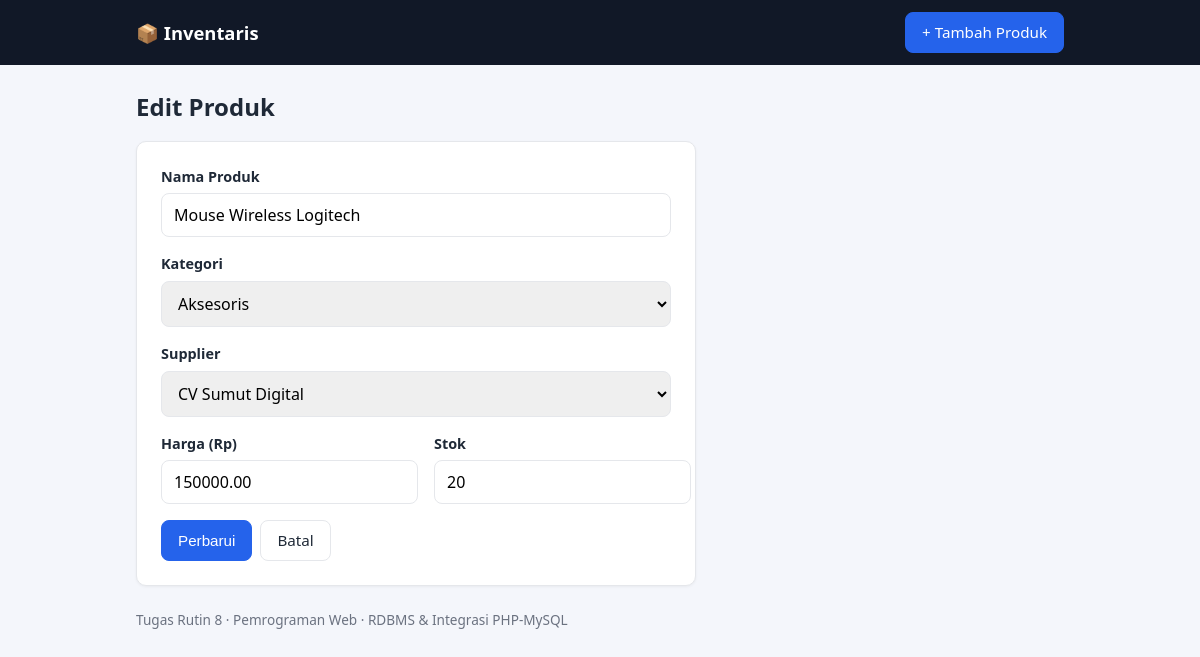
Page /edit.php?id=2 on the committed database.
### tables this page shows
CREATE TABLE products (
  id          INT AUTO_INCREMENT PRIMARY KEY,
  name        VARCHAR(100)  NOT NULL,
  category_id INT           NOT NULL,
  supplier_id INT           NOT NULL,
  price       DECIMAL(12,2) NOT NULL CHECK (price >= 0),
  stock       INT           NOT NULL DEFAULT 0 CHECK (stock >= 0),
  created_at  TIMESTAMP     DEFAULT CURRENT_TIMESTAMP,
  CONSTRAINT fk_products_category FOREIGN KEY (category_id)
    REFERENCES categories(id) ON UPDATE CASCADE ON DELETE RESTRICT,
  CONSTRAINT fk_products_supplier FOREIGN KEY (supplier_id)
    REFERENCES suppliers(id)  ON UPDATE CASCADE ON DELETE RESTRICT
);

CREATE TABLE categories (
  id   INT AUTO_INCREMENT PRIMARY KEY,
  name VARCHAR(100) NOT NULL UNIQUE
);

CREATE TABLE suppliers (
  id    INT AUTO_INCREMENT PRIMARY KEY,
  name  VARCHAR(100) NOT NULL,
  phone VARCHAR(20)  NULL
);

### includes/helpers.php (called while the page is built, shortened)
<?php
function e(?string $value): string
{
    return htmlspecialchars((string) $value, ENT_QUOTES, 'UTF-8');
}

### includes/form.php (the view, shortened to what this page needs)
<form method="POST" action="<?= e($action) ?>" class="card form">
  <label>Nama Produk
    <input type="text" name="name" maxlength="100" required value="<?= e($values['name'] ?? '') ?>">
  </label>
  <label>Kategori
    <select name="category_id" required>
      <?php foreach ($categories as $c): ?>
        <option value="<?= (int) $c['id'] ?>" <?= (int) ($values['category_id'] ?? 0) === (int) $c['id'] ? 'selected' : '' ?>>
          <?= e($c['name']) ?>
        </option>
      <?php endforeach; ?>
    </select>
  </label>
  <label>Supplier
    <select name="supplier_id" required>
      <?php foreach ($suppliers as $s): ?>
        <option value="<?= (int) $s['id'] ?>" <?= (int) ($values['supplier_id'] ?? 0) === (int) $s['id'] ? 'selected' : '' ?>>
          <?= e($s['name']) ?>
        </option>
      <?php endforeach; ?>
    </select>
  </label>
  <div class="row">
    <label>Harga (Rp)
      <input type="number" name="price" min="0" step="0.01" required value="<?= e((string) ($values['price'] ?? '')) ?>">
    </label>
    <label>Stok
      <input type="number" name="stock" min="0" step="1" required value="<?= e((string) ($values['stock'] ?? '0')) ?>">
    </label>
  </div>
  <div class="actions">
    <button type="submit" class="btn btn-primary"><?= e($submitLabel) ?></button>
    <a class="btn" href="index.php">Batal</a>
  </div>
</form>

### assets/style.css (style rules this page uses)
:root { --bg:#f4f6fb;--card:#fff;--text:#1f2937;--muted:#6b7280;--primary:#2563eb;--danger:#dc2626;--ok:#16a34a;--border:#e5e7eb }
* { box-sizing:border-box }
body { margin:0;font-family:system-ui,-apple-system,"Segoe UI",Roboto,sans-serif;background:var(--bg);color:var(--text);line-height:1.5 }
.card { background:var(--card);border:1px solid var(--border);border-radius:10px;box-shadow:0 1px 3px rgba(0,0,0,.05) }
.btn { display:inline-block;padding:8px 16px;border:1px solid var(--border);border-radius:8px;background:#fff;color:var(--text);text-decoration:none;cursor:pointer;font-size:.95rem }
.btn-primary { background:var(--primary);border-color:var(--primary);color:#fff }
.actions { display:flex;gap:8px;flex-wrap:wrap }
.form { padding:24px;display:flex;flex-direction:column;gap:16px;max-width:560px }
.form label { display:flex;flex-direction:column;gap:6px;font-weight:600;font-size:.9rem }
.form input,.form select,.search input { padding:10px 12px;border:1px solid var(--border);border-radius:8px;font-size:1rem;font-family:inherit }
.form .row { display:grid;grid-template-columns:1fr 1fr;gap:16px }

### rows in the picture
products: name "Mouse Wireless Logitech", category_id "Aksesoris", supplier_id "CV Sumut Digital", price "150000.00", stock "20"

### other values in the picture
$submitLabel "Perbarui"
